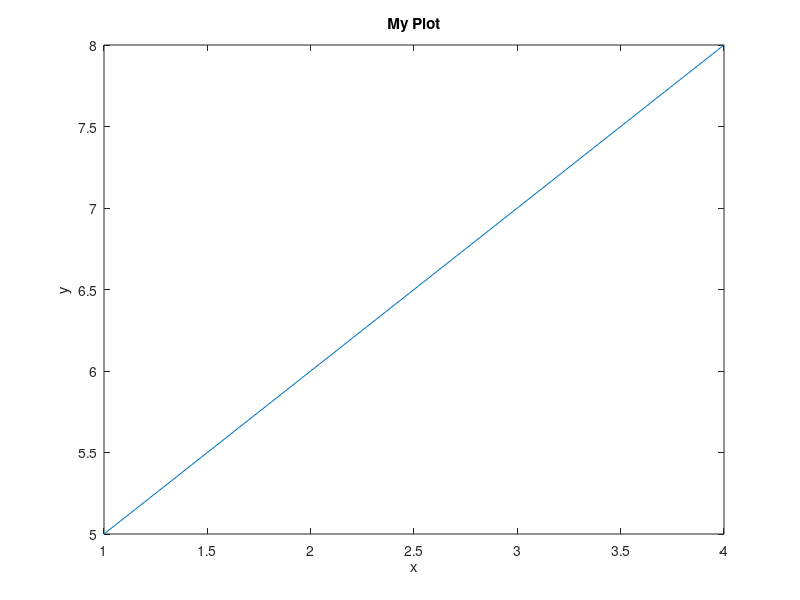

This figure's MATLAB source:
% Create vectors 
x = [1 2 3 4];
y = [5 6 7 8];

% Add the vectors
z = x + y;

% Multiply element-wise
a = x .* y; 

% Matrix multiplication  
b = x*y.'; 

% Plot the vectors  
plot(x, y);

% Label plot
title('My Plot');
xlabel('x');
ylabel('y');

% Display variables
disp(z);
disp(a);
disp(b);